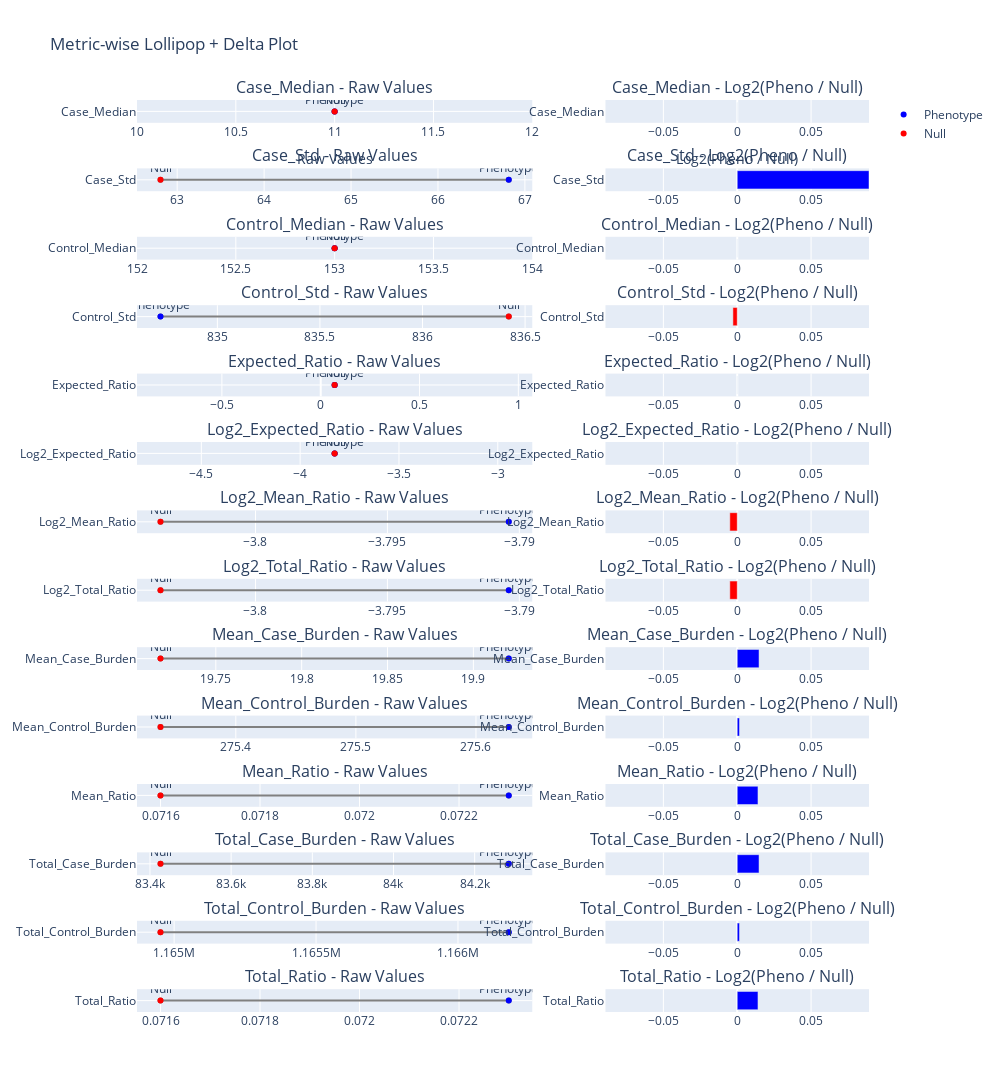

Notebook source saved alongside this figure:
### Code cell
# For your real phenotype data:
summary_pheno = summarize_burden_totals(df_case, df_control, case_count, control_count, label="Phenotype")
print(summary_pheno, 2)
# For your null data (assuming df_nullcase, df_nullcontrol are same shape as phenotype):
summary_null = summarize_burden_totals(df_nullcase, df_nullcontrol, nullcase_count, nullcontrol_count, label="Null")
print(summary_null, 2)

summary_pheno = {k: np.round(v, 4) for k, v in summary_pheno.items()}
summary_null = {k: np.round(v, 4) for k, v in summary_null.items()}
plot_lollipop_and_delta(summary_pheno, summary_null)
df_case.head()

### Figure 1 — Plotly figure (JSON) as saved in the notebook; plotly's stock layout.template omitted (floating-point values rounded to 4 significant figures)
{"data": [{"line": {"color": "gray"}, "marker": {"size": 6}, "mode": "lines+markers", "showlegend": false, "x": [11.0, 11.0], "y": ["Case_Median", "Case_Median"], "type": "scatter", "xaxis": "x", "yaxis": "y"}, {"marker": {"color": "blue", "size": 6}, "mode": "markers+text", "name": "Phenotype", "showlegend": true, "text": ["Phenotype"], "textposition": "top center", "x": [11.0], "y": ["Case_Median"], "type": "scatter", "xaxis": "x", "yaxis": "y"}, {"marker": {"color": "red", "size": 6}, "mode": "markers+text", "name": "Null", "showlegend": true, "text": ["Null"], "textposition": "top center", "x": [11.0], "y": ["Case_Median"], "type": "scatter", "xaxis": "x", "yaxis": "y"}, {"marker": {"color": "red"}, "name": "Δ", "orientation": "h", "showlegend": false, "x": [0.0], "y": ["Case_Median"], "type": "bar", "xaxis": "x2", "yaxis": "y2"}, {"line": {"color": "gray"}, "marker": {"size": 6}, "mode": "lines+markers", "showlegend": false, "x": [66.81, 62.81], "y": ["Case_Std", "Case_Std"], "type": "scatter", "xaxis": "x3", "yaxis": "y3"}, {"marker": {"color": "blue", "size": 6}, "mode": "markers+text", "name": "Phenotype", "showlegend": false, "text": ["Phenotype"], "textposition": "top center", "x": [66.81], "y": ["Case_Std"], "type": "scatter", "xaxis": "x3", "yaxis": "y3"}, {"marker": {"color": "red", "size": 6}, "mode": "markers+text", "name": "Null", "showlegend": false, "text": ["Null"], "textposition": "top center", "x": [62.81], "y": ["Case_Std"], "type": "scatter", "xaxis": "x3", "yaxis": "y3"}, {"marker": {"color": "blue"}, "name": "Δ", "orientation": "h", "showlegend": false, "x": [0.08921], "y": ["Case_Std"], "type": "bar", "xaxis": "x4", "yaxis": "y4"}, {"line": {"color": "gray"}, "marker": {"size": 6}, "mode": "lines+markers", "showlegend": false, "x": [153.0, 153.0], "y": ["Control_Median", "Control_Median"], "type": "scatter", "xaxis": "x5", "yaxis": "y5"}, {"marker": {"color": "blue", "size": 6}, "mode": "markers+text", "name": "Phenotype", "showlegend": false, "text": ["Phenotype"], "textposition": "top center", "x": [153.0], "y": ["Control_Median"], "type": "scatter", "xaxis": "x5", "yaxis": "y5"}, {"marker": {"color": "red", "size": 6}, "mode": "markers+text", "name": "Null", "showlegend": false, "text": ["Null"], "textposition": "top center", "x": [153.0], "y": ["Control_Median"], "type": "scatter", "xaxis": "x5", "yaxis": "y5"}, {"marker": {"color": "red"}, "name": "Δ", "orientation": "h", "showlegend": false, "x": [0.0], "y": ["Control_Median"], "type": "bar", "xaxis": "x6", "yaxis": "y6"}, {"line": {"color": "gray"}, "marker": {"size": 6}, "mode": "lines+markers", "showlegend": false, "x": [834.7, 836.4], "y": ["Control_Std", "Control_Std"], "type": "scatter", "xaxis": "x7", "yaxis": "y7"}, {"marker": {"color": "blue", "size": 6}, "mode": "markers+text", "name": "Phenotype", "showlegend": false, "text": ["Phenotype"], "textposition": "top center", "x": [834.7], "y": ["Control_Std"], "type": "scatter", "xaxis": "x7", "yaxis": "y7"}, {"marker": {"color": "red", "size": 6}, "mode": "markers+text", "name": "Null", "showlegend": false, "text": ["Null"], "textposition": "top center", "x": [836.4], "y": ["Control_Std"], "type": "scatter", "xaxis": "x7", "yaxis": "y7"}, {"marker": {"color": "red"}, "name": "Δ", "orientation": "h", "showlegend": false, "x": [-0.002931], "y": ["Control_Std"], "type": "bar", "xaxis": "x8", "yaxis": "y8"}, {"line": {"color": "gray"}, "marker": {"size": 6}, "mode": "lines+markers", "showlegend": false, "x": [0.0705, 0.0705], "y": ["Expected_Ratio", "Expected_Ratio"], "type": "scatter", "xaxis": "x9", "yaxis": "y9"}, {"marker": {"color": "blue", "size": 6}, "mode": "markers+text", "name": "Phenotype", "showlegend": false, "text": ["Phenotype"], "textposition": "top center", "x": [0.0705], "y": ["Expected_Ratio"], "type": "scatter", "xaxis": "x9", "yaxis": "y9"}, {"marker": {"color": "red", "size": 6}, "mode": "markers+text", "name": "Null", "showlegend": false, "text": ["Null"], "textposition": "top center", "x": [0.0705], "y": ["Expected_Ratio"], "type": "scatter", "xaxis": "x9", "yaxis": "y9"}, {"marker": {"color": "red"}, "name": "Δ", "orientation": "h", "showlegend": false, "x": [0.0], "y": ["Expected_Ratio"], "type": "bar", "xaxis": "x10", "yaxis": "y10"}, {"line": {"color": "gray"}, "marker": {"size": 6}, "mode": "lines+markers", "showlegend": false, "x": [-3.825, -3.825], "y": ["Log2_Expected_Ratio", "Log2_Expected_Ratio"], "type": "scatter", "xaxis": "x11", "yaxis": "y11"}, {"marker": {"color": "blue", "size": 6}, "mode": "markers+text", "name": "Phenotype", "showlegend": false, "text": ["Phenotype"], "textposition": "top center", "x": [-3.825], "y": ["Log2_Expected_Ratio"], "type": "scatter", "xaxis": "x11", "yaxis": "y11"}, {"marker": {"color": "red", "size": 6}, "mode": "markers+text", "name": "Null", "showlegend": false, "text": ["Null"], "textposition": "top center", "x": [-3.825], "y": ["Log2_Expected_Ratio"], "type": "scatter", "xaxis": "x11", "yaxis": "y11"}, {"marker": {"color": "red"}, "name": "Δ", "orientation": "h", "showlegend": false, "x": [0.0], "y": ["Log2_Expected_Ratio"], "type": "bar", "xaxis": "x12", "yaxis": "y12"}, {"line": {"color": "gray"}, "marker": {"size": 6}, "mode": "lines+markers", "showlegend": false, "x": [-3.79, -3.804], "y": ["Log2_Mean_Ratio", "Log2_Mean_Ratio"], "type": "scatter", "xaxis": "x13", "yaxis": "y13"}, {"marker": {"color": "blue", "size": 6}, "mode": "markers+text", "name": "Phenotype", "showlegend": false, "text": ["Phenotype"], "textposition": "top center", "x": [-3.79], "y": ["Log2_Mean_Ratio"], "type": "scatter", "xaxis": "x13", "yaxis": "y13"}, {"marker": {"color": "red", "size": 6}, "mode": "markers+text", "name": "Null", "showlegend": false, "text": ["Null"], "textposition": "top center", "x": [-3.804], "y": ["Log2_Mean_Ratio"], "type": "scatter", "xaxis": "x13", "yaxis": "y13"}, {"marker": {"color": "red"}, "name": "Δ", "orientation": "h", "showlegend": false, "x": [-0.005015], "y": ["Log2_Mean_Ratio"], "type": "bar", "xaxis": "x14", "yaxis": "y14"}, {"line": {"color": "gray"}, "marker": {"size": 6}, "mode": "lines+markers", "showlegend": false, "x": [-3.79, -3.804], "y": ["Log2_Total_Ratio", "Log2_Total_Ratio"], "type": "scatter", "xaxis": "x15", "yaxis": "y15"}, {"marker": {"color": "blue", "size": 6}, "mode": "markers+text", "name": "Phenotype", "showlegend": false, "text": ["Phenotype"], "textposition": "top center", "x": [-3.79], "y": ["Log2_Total_Ratio"], "type": "scatter", "xaxis": "x15", "yaxis": "y15"}, {"marker": {"color": "red", "size": 6}, "mode": "markers+text", "name": "Null", "showlegend": false, "text": ["Null"], "textposition": "top center", "x": [-3.804], "y": ["Log2_Total_Ratio"], "type": "scatter", "xaxis": "x15", "yaxis": "y15"}, {"marker": {"color": "red"}, "name": "Δ", "orientation": "h", "showlegend": false, "x": [-0.005015], "y": ["Log2_Total_Ratio"], "type": "bar", "xaxis": "x16", "yaxis": "y16"}, {"line": {"color": "gray"}, "marker": {"size": 6}, "mode": "lines+markers", "showlegend": false, "x": [19.92, 19.72], "y": ["Mean_Case_Burden", "Mean_Case_Burden"], "type": "scatter", "xaxis": "x17", "yaxis": "y17"}, {"marker": {"color": "blue", "size": 6}, "mode": "markers+text", "name": "Phenotype", "showlegend": false, "text": ["Phenotype"], "textposition": "top center", "x": [19.92], "y": ["Mean_Case_Burden"], "type": "scatter", "xaxis": "x17", "yaxis": "y17"}, {"marker": {"color": "red", "size": 6}, "mode": "markers+text", "name": "Null", "showlegend": false, "text": ["Null"], "textposition": "top center", "x": [19.72], "y": ["Mean_Case_Burden"], "type": "scatter", "xaxis": "x17", "yaxis": "y17"}, {"marker": {"color": "blue"}, "name": "Δ", "orientation": "h", "showlegend": false, "x": [0.01476], "y": ["Mean_Case_Burden"], "type": "bar", "xaxis": "x18", "yaxis": "y18"}, {"line": {"color": "gray"}, "marker": {"size": 6}, "mode": "lines+markers", "showlegend": false, "x": [275.6, 275.3], "y": ["Mean_Control_Burden", "Mean_Control_Burden"], "type": "scatter", "xaxis": "x19", "yaxis": "y19"}, {"marker": {"color": "blue", "size": 6}, "mode": "markers+text", "name": "Phenotype", "showlegend": false, "text": ["Phenotype"], "textposition": "top center", "x": [275.6], "y": ["Mean_Control_Burden"], "type": "scatter", "xaxis": "x19", "yaxis": "y19"}, {"marker": {"color": "red", "size": 6}, "mode": "markers+text", "name": "Null", "showlegend": false, "text": ["Null"], "textposition": "top center", "x": [275.3], "y": ["Mean_Control_Burden"], "type": "scatter", "xaxis": "x19", "yaxis": "y19"}, {"marker": {"color": "blue"}, "name": "Δ", "orientation": "h", "showlegend": false, "x": [0.001519], "y": ["Mean_Control_Burden"], "type": "bar", "xaxis": "x20", "yaxis": "y20"}, {"line": {"color": "gray"}, "marker": {"size": 6}, "mode": "lines+markers", "showlegend": false, "x": [0.0723, 0.0716], "y": ["Mean_Ratio", "Mean_Ratio"], "type": "scatter", "xaxis": "x21", "yaxis": "y21"}, {"marker": {"color": "blue", "size": 6}, "mode": "markers+text", "name": "Phenotype", "showlegend": false, "text": ["Phenotype"], "textposition": "top center", "x": [0.0723], "y": ["Mean_Ratio"], "type": "scatter", "xaxis": "x21", "yaxis": "y21"}, {"marker": {"color": "red", "size": 6}, "mode": "markers+text", "name": "Null", "showlegend": false, "text": ["Null"], "textposition": "top center", "x": [0.0716], "y": ["Mean_Ratio"], "type": "scatter", "xaxis": "x21", "yaxis": "y21"}, {"marker": {"color": "blue"}, "name": "Δ", "orientation": "h", "showlegend": false, "x": [0.01404], "y": ["Mean_Ratio"], "type": "bar", "xaxis": "x22", "yaxis": "y22"}, {"line": {"color": "gray"}, "marker": {"size": 6}, "mode": "lines+markers", "showlegend": false, "x": [84280.0, 83430.0], "y": ["Total_Case_Burden", "Total_Case_Burden"], "type": "scatter", "xaxis": "x23", "yaxis": "y23"}, {"marker": {"color": "blue", "size": 6}, "mode": "markers+text", "name": "Phenotype", "showlegend": false, "text": ["Phenotype"], "textposition": "top center", "x": [84280.0], "y": ["Total_Case_Burden"], "type": "scatter", "xaxis": "x23", "yaxis": "y23"}, {"marker": {"color": "red", "size": 6}, "mode": "markers+text", "name": "Null", "showlegend": false, "text": ["Null"], "textposition": "top center", "x": [83430.0], "y": ["Total_Case_Burden"], "type": "scatter", "xaxis": "x23", "yaxis": "y23"}, {"marker": {"color": "blue"}, "name": "Δ", "orientation": "h", "showlegend": false, "x": [0.01476], "y": ["Total_Case_Burden"], "type": "bar", "xaxis": "x24", "yaxis": "y24"}, {"line": {"color": "gray"}, "marker": {"size": 6}, "mode": "lines+markers", "showlegend": false, "x": [1166000.0, 1165000.0], "y": ["Total_Control_Burden", "Total_Control_Burden"], "type": "scatter", "xaxis": "x25", "yaxis": "y25"}, {"marker": {"color": "blue", "size": 6}, "mode": "markers+text", "name": "Phenotype", "showlegend": false, "text": ["Phenotype"], "textposition": "top center", "x": [1166000.0], "y": ["Total_Control_Burden"], "type": "scatter", "xaxis": "x25", "yaxis": "y25"}, {"marker": {"color": "red", "size": 6}, "mode": "markers+text", "name": "Null", "showlegend": false, "text": ["Null"], "textposition": "top center", "x": [1165000.0], "y": ["Total_Control_Burden"], "type": "scatter", "xaxis": "x25", "yaxis": "y25"}, {"marker": {"color": "blue"}, "name": "Δ", "orientation": "h", "showlegend": false, "x": [0.001519], "y": ["Total_Control_Burden"], "type": "bar", "xaxis": "x26", "yaxis": "y26"}, {"line": {"color": "gray"}, "marker": {"size": 6}, "mode": "lines+markers", "showlegend": false, "x": [0.0723, 0.0716], "y": ["Total_Ratio", "Total_Ratio"], "type": "scatter", "xaxis": "x27", "yaxis": "y27"}, {"marker": {"color": "blue", "size": 6}, "mode": "markers+text", "name": "Phenotype", "showlegend": false, "text": ["Phenotype"], "textposition": "top center", "x": [0.0723], "y": ["Total_Ratio"], "type": "scatter", "xaxis": "x27", "yaxis": "y27"}, {"marker": {"color": "red", "size": 6}, "mode": "markers+text", "name": "Null", "showlegend": false, "text": ["Null"], "textposition": "top center", "x": [0.0716], "y": ["Total_Ratio"], "type": "scatter", "xaxis": "x27", "yaxis": "y27"}, {"marker": {"color": "blue"}, "name": "Δ", "orientation": "h", "showlegend": false, "x": [0.01404], "y": ["Total_Ratio"], "type": "bar", "xaxis": "x28", "yaxis": "y28"}], "layout": {"xaxis": {"anchor": "y", "domain": [0.0, 0.54], "title": {"text": "Raw Values"}}, "yaxis": {"anchor": "x", "domain": [0.975, 1.0]}, "xaxis2": {"anchor": "y2", "domain": [0.64, 1.0], "title": {"text": "Log2(Pheno / Null)"}, "range": [-0.08921, 0.08921]}, "yaxis2": {"anchor": "x2", "domain": [0.975, 1.0]}, "xaxis3": {"anchor": "y3", "domain": [0.0, 0.54]}, "yaxis3": {"anchor": "x3", "domain": [0.9, 0.925]}, "xaxis4": {"anchor": "y4", "domain": [0.64, 1.0], "range": [-0.08921, 0.08921]}, "yaxis4": {"anchor": "x4", "domain": [0.9, 0.925]}, "xaxis5": {"anchor": "y5", "domain": [0.0, 0.54]}, "yaxis5": {"anchor": "x5", "domain": [0.825, 0.85]}, "xaxis6": {"anchor": "y6", "domain": [0.64, 1.0], "range": [-0.08921, 0.08921]}, "yaxis6": {"anchor": "x6", "domain": [0.825, 0.85]}, "xaxis7": {"anchor": "y7", "domain": [0.0, 0.54]}, "yaxis7": {"anchor": "x7", "domain": [0.75, 0.775]}, "xaxis8": {"anchor": "y8", "domain": [0.64, 1.0], "range": [-0.08921, 0.08921]}, "yaxis8": {"anchor": "x8", "domain": [0.75, 0.775]}, "xaxis9": {"anchor": "y9", "domain": [0.0, 0.54]}, "yaxis9": {"anchor": "x9", "domain": [0.675, 0.7]}, "xaxis10": {"anchor": "y10", "domain": [0.64, 1.0], "range": [-0.08921, 0.08921]}, "yaxis10": {"anchor": "x10", "domain": [0.675, 0.7]}, "xaxis11": {"anchor": "y11", "domain": [0.0, 0.54]}, "yaxis11": {"anchor": "x11", "domain": [0.6, 0.625]}, "xaxis12": {"anchor": "y12", "domain": [0.64, 1.0], "range": [-0.08921, 0.08921]}, "yaxis12": {"anchor": "x12", "domain": [0.6, 0.625]}, "xaxis13": {"anchor": "y13", "domain": [0.0, 0.54]}, "yaxis13": {"anchor": "x13", "domain": [0.525, 0.55]}, "xaxis14": {"anchor": "y14", "domain": [0.64, 1.0], "range": [-0.08921, 0.08921]}, "yaxis14": {"anchor": "x14", "domain": [0.525, 0.55]}, "xaxis15": {"anchor": "y15", "domain": [0.0, 0.54]}, "yaxis15": {"anchor": "x15", "domain": [0.45, 0.475]}, "xaxis16": {"anchor": "y16", "domain": [0.64, 1.0], "range": [-0.08921, 0.08921]}, "yaxis16": {"anchor": "x16", "domain": [0.45, 0.475]}, "xaxis17": {"anchor": "y17", "domain": [0.0, 0.54]}, "yaxis17": {"anchor": "x17", "domain": [0.375, 0.4]}, "xaxis18": {"anchor": "y18", "domain": [0.64, 1.0], "range": [-0.08921, 0.08921]}, "yaxis18": {"anchor": "x18", "domain": [0.375, 0.4]}, "xaxis19": {"anchor": "y19", "domain": [0.0, 0.54]}, "yaxis19": {"anchor": "x19", "domain": [0.3, 0.325]}, "xaxis20": {"anchor": "y20", "domain": [0.64, 1.0], "range": [-0.08921, 0.08921]}, "yaxis20": {"anchor": "x20", "domain": [0.3, 0.325]}, "xaxis21": {"anchor": "y21", "domain": [0.0, 0.54]}, "yaxis21": {"anchor": "x21", "domain": [0.225, 0.25]}, "xaxis22": {"anchor": "y22", "domain": [0.64, 1.0], "range": [-0.08921, 0.08921]}, "yaxis22": {"anchor": "x22", "domain": [0.225, 0.25]}, "xaxis23": {"anchor": "y23", "domain": [0.0, 0.54]}, "yaxis23": {"anchor": "x23", "domain": [0.15, 0.175]}, "xaxis24": {"anchor": "y24", "domain": [0.64, 1.0], "range": [-0.08921, 0.08921]}, "yaxis24": {"anchor": "x24", "domain": [0.15, 0.175]}, "xaxis25": {"anchor": "y25", "domain": [0.0, 0.54]}, "yaxis25": {"anchor": "x25", "domain": [0.075, 0.1]}, "xaxis26": {"anchor": "y26", "domain": [0.64, 1.0], "range": [-0.08921, 0.08921]}, "yaxis26": {"anchor": "x26", "domain": [0.075, 0.1]}, "xaxis27": {"anchor": "y27", "domain": [0.0, 0.54]}, "yaxis27": {"anchor": "x27", "domain": [0.0, 0.025]}, "xaxis28": {"anchor": "y28", "domain": [0.64, 1.0], "range": [-0.08921, 0.08921]}, "yaxis28": {"anchor": "x28", "domain": [0.0, 0.025]}, "annotations": [{"font": {"size": 16}, "showarrow": false, "text": "Case_Median - Raw Values", "x": 0.27, "xanchor": "center", "xref": "paper", "y": 1.0, "yanchor": "bottom", "yref": "paper"}, {"font": {"size": 16}, "showarrow": false, "text": "Case_Median - Log2(Pheno / Null)", "x": 0.82, "xanchor": "center", "xref": "paper", "y": 1.0, "yanchor": "bottom", "yref": "paper"}, {"font": {"size": 16}, "showarrow": false, "text": "Case_Std - Raw Values", "x": 0.27, "xanchor": "center", "xref": "paper", "y": 0.925, "yanchor": "bottom", "yref": "paper"}, {"font": {"size": 16}, "showarrow": false, "text": "Case_Std - Log2(Pheno / Null)", "x": 0.82, "xanchor": "center", "xref": "paper", "y": 0.925, "yanchor": "bottom", "yref": "paper"}, {"font": {"size": 16}, "showarrow": false, "text": "Control_Median - Raw Values", "x": 0.27, "xanchor": "center", "xref": "paper", "y": 0.85, "yanchor": "bottom", "yref": "paper"}, {"font": {"size": 16}, "showarrow": false, "text": "Control_Median - Log2(Pheno / Null)", "x": 0.82, "xanchor": "center", "xref": "paper", "y": 0.85, "yanchor": "bottom", "yref": "paper"}, {"font": {"size": 16}, "showarrow": false, "text": "Control_Std - Raw Values", "x": 0.27, "xanchor": "center", "xref": "paper", "y": 0.775, "yanchor": "bottom", "yref": "paper"}, {"font": {"size": 16}, "showarrow": false, "text": "Control_Std - Log2(Pheno / Null)", "x": 0.82, "xanchor": "center", "xref": "paper", "y": 0.775, "yanchor": "bottom", "yref": "paper"}, {"font": {"size": 16}, "showarrow": false, "text": "Expected_Ratio - Raw Values", "x": 0.27, "xanchor": "center", "xref": "paper", "y": 0.7, "yanchor": "bottom", "yref": "paper"}, {"font": {"size": 16}, "showarrow": false, "text": "Expected_Ratio - Log2(Pheno / Null)", "x": 0.82, "xanchor": "center", "xref": "paper", "y": 0.7, "yanchor": "bottom", "yref": "paper"}, {"font": {"size": 16}, "showarrow": false, "text": "Log2_Expected_Ratio - Raw Values", "x": 0.27, "xanchor": "center", "xref": "paper", "y": 0.625, "yanchor": "bottom", "yref": "paper"}, {"font": {"size": 16}, "showarrow": false, "text": "Log2_Expected_Ratio - Log2(Pheno / Null)", "x": 0.82, "xanchor": "center", "xref": "paper", "y": 0.625, "yanchor": "bottom", "yref": "paper"}, {"font": {"size": 16}, "showarrow": false, "text": "Log2_Mean_Ratio - Raw Values", "x": 0.27, "xanchor": "center", "xref": "paper", "y": 0.55, "yanchor": "bottom", "yref": "paper"}, {"font": {"size": 16}, "showarrow": false, "text": "Log2_Mean_Ratio - Log2(Pheno / Null)", "x": 0.82, "xanchor": "center", "xref": "paper", "y": 0.55, "yanchor": "bottom", "yref": "paper"}, {"font": {"size": 16}, "showarrow": false, "text": "Log2_Total_Ratio - Raw Values", "x": 0.27, "xanchor": "center", "xref": "paper", "y": 0.475, "yanchor": "bottom", "yref": "paper"}, {"font": {"size": 16}, "showarrow": false, "text": "Log2_Total_Ratio - Log2(Pheno / Null)", "x": 0.82, "xanchor": "center", "xref": "paper", "y": 0.475, "yanchor": "bottom", "yref": "paper"}, {"font": {"size": 16}, "showarrow": false, "text": "Mean_Case_Burden - Raw Values", "x": 0.27, "xanchor": "center", "xref": "paper", "y": 0.4, "yanchor": "bottom", "yref": "paper"}, {"font": {"size": 16}, "showarrow": false, "text": "Mean_Case_Burden - Log2(Pheno / Null)", "x": 0.82, "xanchor": "center", "xref": "paper", "y": 0.4, "yanchor": "bottom", "yref": "paper"}, {"font": {"size": 16}, "showarrow": false, "text": "Mean_Control_Burden - Raw Values", "x": 0.27, "xanchor": "center", "xref": "paper", "y": 0.325, "yanchor": "bottom", "yref": "paper"}, {"font": {"size": 16}, "showarrow": false, "text": "Mean_Control_Burden - Log2(Pheno / Null)", "x": 0.82, "xanchor": "center", "xref": "paper", "y": 0.325, "yanchor": "bottom", "yref": "paper"}, {"font": {"size": 16}, "showarrow": false, "text": "Mean_Ratio - Raw Values", "x": 0.27, "xanchor": "center", "xref": "paper", "y": 0.25, "yanchor": "bottom", "yref": "paper"}, {"font": {"size": 16}, "showarrow": false, "text": "Mean_Ratio - Log2(Pheno / Null)", "x": 0.82, "xanchor": "center", "xref": "paper", "y": 0.25, "yanchor": "bottom", "yref": "paper"}, {"font": {"size": 16}, "showarrow": false, "text": "Total_Case_Burden - Raw Values", "x": 0.27, "xanchor": "center", "xref": "paper", "y": 0.175, "yanchor": "bottom", "yref": "paper"}, {"font": {"size": 16}, "showarrow": false, "text": "Total_Case_Burden - Log2(Pheno / Null)", "x": 0.82, "xanchor": "center", "xref": "paper", "y": 0.175, "yanchor": "bottom", "yref": "paper"}, {"font": {"size": 16}, "showarrow": false, "text": "Total_Control_Burden - Raw Values", "x": 0.27, "xanchor": "center", "xref": "paper", "y": 0.1, "yanchor": "bottom", "yref": "paper"}, {"font": {"size": 16}, "showarrow": false, "text": "Total_Control_Burden - Log2(Pheno / Null)", "x": 0.82, "xanchor": "center", "xref": "paper", "y": 0.1, "yanchor": "bottom", "yref": "paper"}, {"font": {"size": 16}, "showarrow": false, "text": "Total_Ratio - Raw Values", "x": 0.27, "xanchor": "center", "xref": "paper", "y": 0.025, "yanchor": "bottom", "yref": "paper"}, {"font": {"size": 16}, "showarrow": false, "text": "Total_Ratio - Log2(Pheno / Null)", "x": 0.82, "xanchor": "center", "xref": "paper", "y": 0.025, "yanchor": "bottom", "yref": "paper"}], "margin": {"l": 100}, "height": 1700, "width": 1000, "title": {"text": "Metric-wise Lollipop + Delta Plot"}}}
